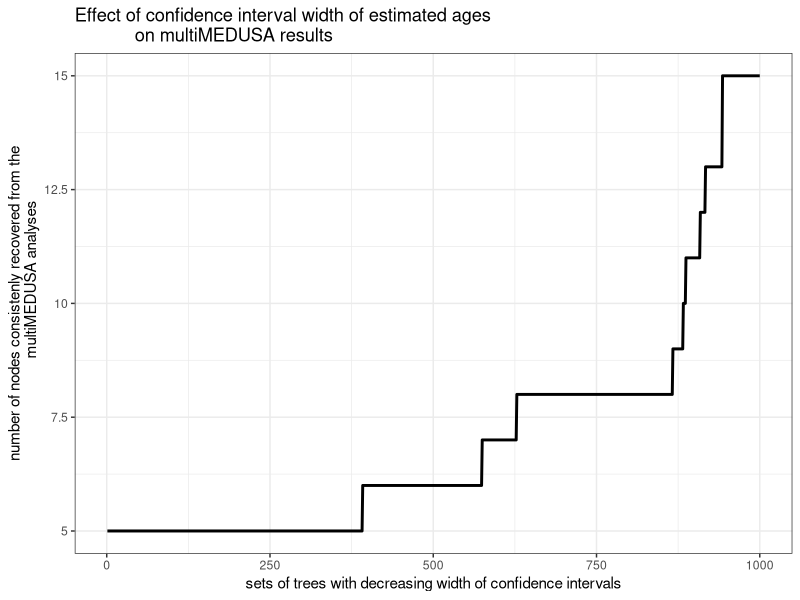

This chart was generated by the following R code:
# This code plots for each of the set of 1000 trees:
# * the percentage of node splits with hight posterior probability (> 0.95)
# * the number of nodes consistenly recovered across the set of 1000 trees, which 
#   is the number of node splits found in more than 950 trees.
library(ggplot2)

## plot width of confidence intervals for estimated ages versus consistently recovered nodes
multimedusa <- read.csv(
        "ancillary/supp_mat_16-multimedusa_output_nodes_confidence_intervals.csv", 
        header=FALSE)
par(new=TRUE)
svg(filename="ancillary/fig06.svg")
p <- qplot(multimedusa$V1, multimedusa$V2, geom="line",  size=I(1),
            main="Effect of confidence interval width of estimated ages
            on multiMEDUSA results",
            xlab="sets of trees with decreasing width of confidence intervals",
            ylab="number of nodes consistenly recovered from the
            multiMEDUSA analyses")
p + scale_y_continuous(breaks=c(5, 7.5, 10, 12.5, 15), 
                       labels=c("5", "7.5", "10", "12.5", "15")) + theme_bw()
dev.off()
